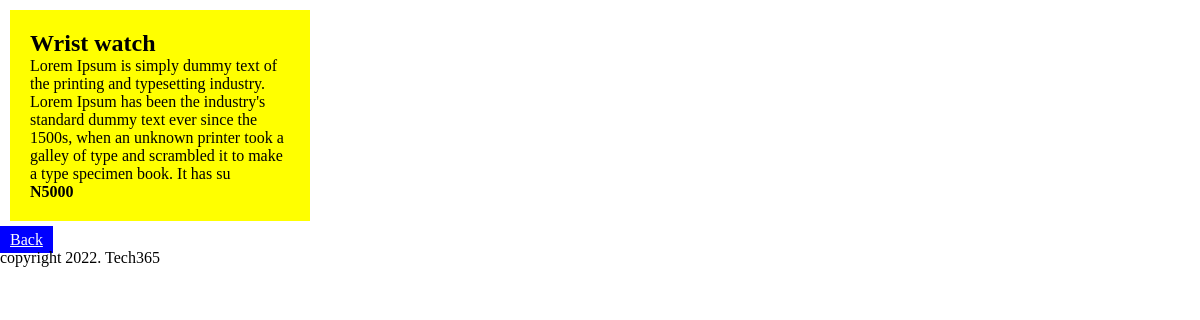
Page /detail/1/ on the committed database.
### pages/models.py (models this page shows, shortened)
class Product(models.Model):
    name = models.CharField(max_length=255)
    desc = models.TextField(max_length=255)
    price = models.IntegerField()
    created_date = models.DateTimeField(default = datetime.now)

### pages/views.py (the view)
# urls.py: path('detail/<int:id>/', views.detail, name='detail'),
def detail(request, id):
    single_product = Product.objects.get(id=id)
    return render(request, 'detail.html', {'single_product': single_product})

### templates/detail.html
{% extends 'base.html' %}
{% block content %}
    <div class="card">
        <h2>{{ single_product.name }}</h2>
        <p>{{ single_product.desc }}</p>
        <h4>N{{ single_product.price }}</h4>
    </div>
    <a href="/">Back</a>
{% endblock content %}

### static/css/styles.css (style rules this page uses)
* { box-sizing: border-box; padding: 0; margin: 0; }
.card { width: 25%; padding: 20px; background-color: yellow; margin: 10px; min-height: 100px; }
a { background-color: blue; color: #fff; padding: 5px 10px; }

### rows in the picture
Product: name "Wrist watch", desc "Lorem Ipsum is simply dummy text of the printing and typesetting industry. Lorem Ipsum has been the industry's standard dummy text ever since the 1500s, when an unknown printer took a galley of type and scrambled it to make a type specimen book. It has su", price "5000"
